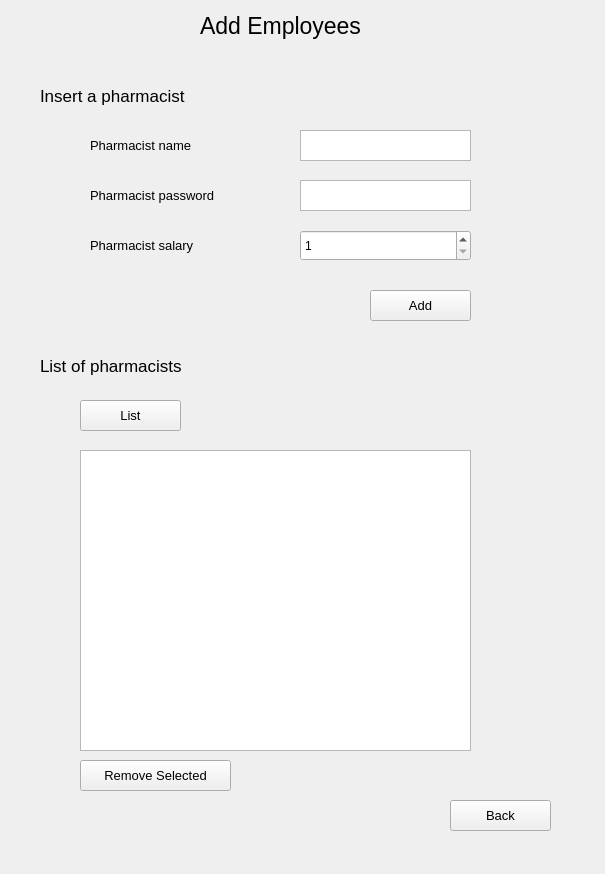
<?xml version="1.0" encoding="UTF-8"?>
<ui version="4.0">
 <class>add_employees_window</class>
 <widget class="QWidget" name="add_employees_window">
  <property name="geometry">
   <rect>
    <x>0</x>
    <y>0</y>
    <width>605</width>
    <height>874</height>
   </rect>
  </property>
  <property name="windowTitle">
   <string>Form</string>
  </property>
  <widget class="QPushButton" name="pushButton">
   <property name="geometry">
    <rect>
     <x>80</x>
     <y>400</y>
     <width>101</width>
     <height>31</height>
    </rect>
   </property>
   <property name="font">
    <font>
     <pointsize>10</pointsize>
    </font>
   </property>
   <property name="text">
    <string>List</string>
   </property>
  </widget>
  <widget class="QLabel" name="label_5">
   <property name="geometry">
    <rect>
     <x>90</x>
     <y>230</y>
     <width>171</width>
     <height>31</height>
    </rect>
   </property>
   <property name="font">
    <font>
     <pointsize>10</pointsize>
    </font>
   </property>
   <property name="text">
    <string>Pharmacist salary</string>
   </property>
  </widget>
  <widget class="QPushButton" name="pushButton_2">
   <property name="geometry">
    <rect>
     <x>370</x>
     <y>290</y>
     <width>101</width>
     <height>31</height>
    </rect>
   </property>
   <property name="font">
    <font>
     <pointsize>10</pointsize>
    </font>
   </property>
   <property name="text">
    <string>Add</string>
   </property>
  </widget>
  <widget class="QLabel" name="label_2">
   <property name="geometry">
    <rect>
     <x>90</x>
     <y>130</y>
     <width>141</width>
     <height>31</height>
    </rect>
   </property>
   <property name="font">
    <font>
     <pointsize>10</pointsize>
    </font>
   </property>
   <property name="text">
    <string>Pharmacist name</string>
   </property>
  </widget>
  <widget class="QTableWidget" name="tableWidget">
   <property name="geometry">
    <rect>
     <x>80</x>
     <y>450</y>
     <width>391</width>
     <height>301</height>
    </rect>
   </property>
  </widget>
  <widget class="QTextEdit" name="textEdit">
   <property name="geometry">
    <rect>
     <x>300</x>
     <y>130</y>
     <width>171</width>
     <height>31</height>
    </rect>
   </property>
  </widget>
  <widget class="QLabel" name="label_4">
   <property name="geometry">
    <rect>
     <x>40</x>
     <y>350</y>
     <width>221</width>
     <height>31</height>
    </rect>
   </property>
   <property name="font">
    <font>
     <pointsize>13</pointsize>
    </font>
   </property>
   <property name="text">
    <string>List of pharmacists</string>
   </property>
  </widget>
  <widget class="QPushButton" name="pushButton_4">
   <property name="geometry">
    <rect>
     <x>80</x>
     <y>760</y>
     <width>151</width>
     <height>31</height>
    </rect>
   </property>
   <property name="font">
    <font>
     <pointsize>10</pointsize>
    </font>
   </property>
   <property name="text">
    <string>Remove Selected</string>
   </property>
  </widget>
  <widget class="QSpinBox" name="spinBox">
   <property name="geometry">
    <rect>
     <x>300</x>
     <y>230</y>
     <width>171</width>
     <height>31</height>
    </rect>
   </property>
   <property name="minimum">
    <number>1</number>
   </property>
   <property name="maximum">
    <number>5000</number>
   </property>
  </widget>
  <widget class="QPushButton" name="pushButton_3">
   <property name="geometry">
    <rect>
     <x>450</x>
     <y>800</y>
     <width>101</width>
     <height>31</height>
    </rect>
   </property>
   <property name="font">
    <font>
     <pointsize>10</pointsize>
    </font>
   </property>
   <property name="text">
    <string>Back</string>
   </property>
  </widget>
  <widget class="QLabel" name="label_3">
   <property name="geometry">
    <rect>
     <x>90</x>
     <y>180</y>
     <width>171</width>
     <height>31</height>
    </rect>
   </property>
   <property name="font">
    <font>
     <pointsize>10</pointsize>
    </font>
   </property>
   <property name="text">
    <string>Pharmacist password</string>
   </property>
  </widget>
  <widget class="QLabel" name="label">
   <property name="geometry">
    <rect>
     <x>40</x>
     <y>80</y>
     <width>221</width>
     <height>31</height>
    </rect>
   </property>
   <property name="font">
    <font>
     <pointsize>13</pointsize>
    </font>
   </property>
   <property name="text">
    <string>Insert a pharmacist</string>
   </property>
  </widget>
  <widget class="QTextEdit" name="textEdit_2">
   <property name="geometry">
    <rect>
     <x>300</x>
     <y>180</y>
     <width>171</width>
     <height>31</height>
    </rect>
   </property>
  </widget>
  <widget class="QLabel" name="label_6">
   <property name="geometry">
    <rect>
     <x>170</x>
     <y>10</y>
     <width>221</width>
     <height>31</height>
    </rect>
   </property>
   <property name="font">
    <font>
     <pointsize>17</pointsize>
    </font>
   </property>
   <property name="text">
    <string>Add Employees</string>
   </property>
   <property name="alignment">
    <set>Qt::AlignCenter</set>
   </property>
  </widget>
 </widget>
 <resources/>
 <connections/>
</ui>
